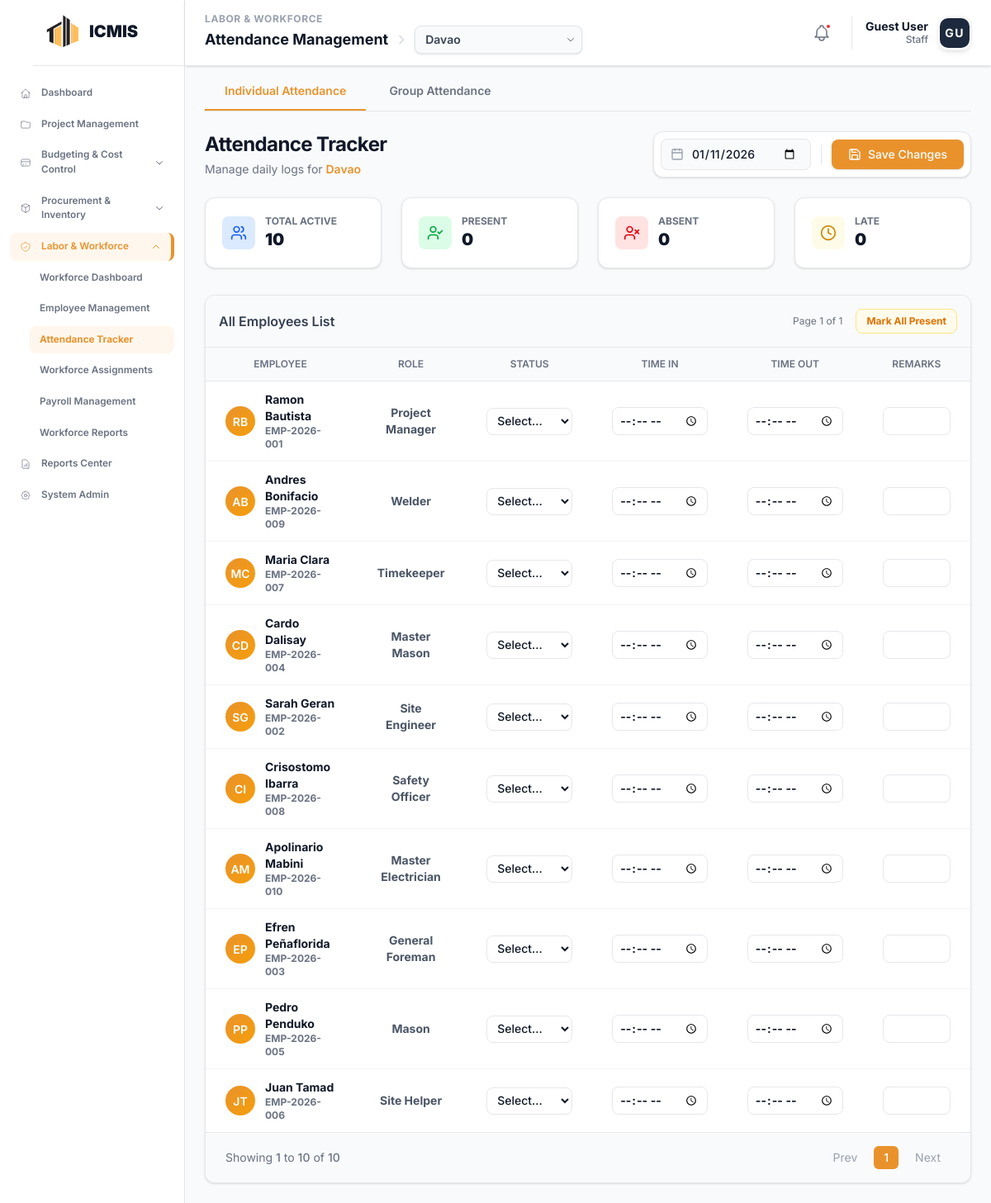
Page /modules/workforce/attendance.php on the committed database.
### tables this page shows
CREATE TABLE `icmis_projects` (
  `project_id` int NOT NULL,
  `project_code` varchar(20) NOT NULL,
  `project_name` varchar(255) NOT NULL,
  `description` text,
  `location` varchar(255) DEFAULT NULL,
  `status` enum('Planning','In Progress','Active','On Hold','Completed','Cancelled') DEFAULT 'Planning',
  `start_date` date DEFAULT NULL,
  `end_date` date DEFAULT NULL,
  `completion_rate` decimal(5,2) DEFAULT '0.00',
  `project_manager_id` int DEFAULT NULL,
  `total_budget` decimal(15,2) DEFAULT '0.00'
);

CREATE TABLE `workforce_employees` (
  `employee_id` int NOT NULL,
  `employee_code` varchar(20) NOT NULL,
  `user_id` int DEFAULT NULL,
  `job_title_id` int DEFAULT NULL,
  `employment_type` varchar(50) DEFAULT 'Full-time',
  `payment_type` varchar(50) DEFAULT 'Monthly',
  `daily_rate` decimal(10,2) DEFAULT '0.00',
  `monthly_salary` decimal(15,2) DEFAULT '0.00',
  `bank_name` varchar(100) DEFAULT NULL,
  `bank_account` varchar(50) DEFAULT NULL,
  `emergency_contact_name` varchar(100) DEFAULT NULL,
  `emergency_contact_phone` varchar(20) DEFAULT NULL,
  `supervisor_id` int DEFAULT NULL,
  `notes` text,
  `first_name` varchar(50) NOT NULL,
  `last_name` varchar(50) NOT NULL,
  `suffix` varchar(10) DEFAULT NULL,
  `gender` enum('Male','Female','Other','Prefer not to say') DEFAULT NULL,
  `birthday` date DEFAULT NULL,
  `email` varchar(100) DEFAULT NULL,
  `phone` varchar(20) DEFAULT NULL,
  `address` text,
  `status` enum('Active','Inactive','Terminated') DEFAULT 'Active',
  `hire_date` date DEFAULT NULL
);

CREATE TABLE `workforce_job_titles` (
  `job_title_id` int NOT NULL,
  `title_name` varchar(100) NOT NULL,
  `department` varchar(50) DEFAULT NULL,
  `description` text,
  `default_daily_rate` decimal(10,2) DEFAULT NULL,
  `default_monthly_salary` decimal(15,2) DEFAULT NULL,
  `is_active` tinyint(1) DEFAULT '1',
  `created_at` timestamp NULL DEFAULT CURRENT_TIMESTAMP,
  `updated_at` timestamp NULL DEFAULT CURRENT_TIMESTAMP ON UPDATE CURRENT_TIMESTAMP
);

### modules/workforce/attendance.php (the view, shortened to what the rows shown need)
<?php
$conn = getWorkforceConnection();
$selected_project_id = getProjectContext($conn);
$projects = [];
$sql_projects = "SELECT project_id, project_code, project_name FROM icmis_projects ORDER BY project_id DESC";
$result_projects = $conn->query($sql_projects);
if ($result_projects) {
    while ($row = $result_projects->fetch_assoc()) {
        $projects[] = $row;
    }
}
$selected_project_name = "All Projects";
if ($selected_project_id > 0) {
    foreach ($projects as $proj) {
        if ($proj['project_id'] == $selected_project_id) {
            $selected_project_name = $proj['project_name'];
            break;
        }
    }
}
$selectedDate = isset($_GET['date']) ? $_GET['date'] : date('Y-m-d');
$limit = 10;
$page = isset($_GET['page']) ? max(1, intval($_GET['page'])) : 1;
$offset = ($page - 1) * $limit;
$individual_employees = [];
$sql = "SELECT e.employee_id, e.employee_code, e.first_name, e.last_name,
        jt.title_name as job_title,
        a.attendance_id, a.time_in, a.time_out, a.status as attendance_status, a.remarks
        FROM workforce_employees e
        LEFT JOIN workforce_job_titles jt ON e.job_title_id = jt.job_title_id
        -- Join attendance for this specific date
        LEFT JOIN workforce_attendance a ON e.employee_id = a.employee_id AND a.attendance_date = ?
        WHERE e.status = 'Active'
        ORDER BY e.last_name ASC LIMIT ? OFFSET ?";
$stmt = $conn->prepare($sql);
$stmt->bind_param("sii", $selectedDate, $limit, $offset);
$stmt->execute();
$res = $stmt->get_result();
while ($row = $res->fetch_assoc()) $individual_employees[] = $row;
?>
<!DOCTYPE html>
<html lang="en">
<head>
    <?php include __DIR__ . '/../../includes/head_assetsv2.php'; ?>
</head>
<body class="bg-gray-50 text-gray-900">
    <?php include __DIR__ . '/../../includes/sidebar.php'; include __DIR__ . '/../../includes/toast.php'; include __DIR__ . '/../../includes/header.php'; ?>
    <main class="ml-56 mt-16 p-6">
        <div class="max-w-7xl mx-auto">
            <div class="flex flex-col md:flex-row md:items-end justify-between gap-4 mb-6">
                <div>
                    <h1 class="text-2xl font-bold tracking-tight text-gray-900">Attendance Tracker</h1>
                    <p class="text-sm text-gray-500 mt-1">Manage daily logs for <span class="font-semibold text-[#e9922c]"><?php echo htmlspecialchars($selected_project_name); ?></span></p>
                </div>
            </div>
            <div id="view-individual">
                <div class="bg-white rounded-xl border border-gray-200 shadow-sm overflow-hidden min-h-[400px]">
                    <table class="w-full">
                        <thead class="bg-gray-50 border-b border-gray-200">
                            <tr>
                                <th class="text-center px-6 py-3 text-xs font-semibold text-gray-500 uppercase">Employee</th>
                                <th class="text-center px-6 py-3 text-xs font-semibold text-gray-500 uppercase">Role</th>
                                <th class="text-center px-6 py-3 text-xs font-semibold text-gray-500 uppercase w-32">Status</th>
                                <th class="text-center px-6 py-3 text-xs font-semibold text-gray-500 uppercase w-32">Time In</th>
                                <th class="text-center px-6 py-3 text-xs font-semibold text-gray-500 uppercase w-32">Time Out</th>
                                <th class="text-center px-6 py-3 text-xs font-semibold text-gray-500 uppercase">Remarks</th>
                            </tr>
                        </thead>
                        <tbody class="divide-y divide-gray-100">
                            <?php if (empty($individual_employees)): ?>
                                <tr>
                                    <td colspan="6" class="px-6 py-12 text-center text-gray-500">
                                        <div class="flex flex-col items-center justify-center">
                                            <div class="w-12 h-12 bg-gray-100 rounded-full flex items-center justify-center mb-3">
                                                <i data-lucide="user-x" class="w-6 h-6 text-gray-400"></i>
                                            </div>
                                            <p class="text-gray-900 font-medium mb-1">No active employees found.</p>
                                        </div>
                                    </td>
                                </tr>
                            <?php else: ?>
                                <?php foreach ($individual_employees as $emp):
                                    $initials = strtoupper(substr($emp['first_name'], 0, 1) . substr($emp['last_name'], 0, 1));
                                    $status = $emp['attendance_status'];
                                    $rowClass = $status === 'Absent' ? 'bg-red-50/50' : ($status === 'Present' ? 'bg-green-50/30' : '');
                                ?>
                                <tr class="hover:bg-gray-50 transition-colors attendance-row <?php echo $rowClass; ?>" data-id="<?php echo $emp['employee_id']; ?>">
                                    <td class="px-6 py-3">
                                        <div class="flex items-center gap-3">
                                            <div class="employee-avatar shrink-0"><?php echo $initials; ?></div>
                                            <div>
                                                <p class="font-bold text-gray-900 text-sm"><?php echo htmlspecialchars($emp['first_name'] . ' ' . $emp['last_name']); ?></p>
                                                <p class="text-xs text-gray-500 font-bold"><?php echo htmlspecialchars($emp['employee_code']); ?></p>
                                            </div>
                                        </div>
                                    </td>
                                    <td class="px-6 py-3 font-bold text-gray-600 text-center text-sm"><?php echo htmlspecialchars($emp['job_title'] ?? '—'); ?></td>
                                    <td class="px-6 py-3 w-20 font-bold text-center"><?php echo renderStatusSelect($status); ?></td>
                                    <td class="px-6 py-3 font-bold"><?php echo renderTimeInput('time_in', $emp['time_in'], $status); ?></td>
                                    <td class="px-6 py-3 font-bold"><?php echo renderTimeInput('time_out', $emp['time_out'], $status); ?></td>
                                    <td class="px-6 py-3 font-bold"><input type="text" name="remarks" value="<?php echo htmlspecialchars($emp['remarks'] ?? ''); ?>" oninput="saveToLocal(this)" class="w-full px-3 py-1.5 border border-gray-200 rounded-lg text-sm outline-none focus:border-[#e9922c]"></td>
                                </tr>
                                <?php endforeach; ?>
                            <?php endif; ?>
                        </tbody>
                    </table>
                </div>
            </div>
        </div>
    </main>
    <?php
    function renderStatusSelect($current) {
        $options = ['Present'=>'text-green-600','Late'=>'text-yellow-600','Absent'=>'text-red-600','On Leave'=>'text-blue-600'];
        $html = '<select name="status" onchange="handleStatusChange(this); saveToLocal(this)" class="w-26 px-2 py-1.5 border border-gray-200 rounded-lg text-sm font-medium focus:ring-2 focus:ring-[#e9922c] outline-none"><option value="" class="text-gray-400">Select...</option>';
        foreach($options as $val=>$class) {
            $sel=($current===$val)?'selected':'';
            $html.="<option value='$val' $sel class='$class'>$val</option>";
        }
        $html.='</select>';
        return $html;
    }
    function renderTimeInput($name, $val, $status) {
        $disabled = ($status === 'Absent' || $status === 'On Leave') ? 'disabled' : '';
        return "<input type='time' name='$name' value='$val' oninput='saveToLocal(this)' class='w-full px-2 py-1.5 border border-gray-200 rounded-lg text-sm focus:border-blue-500 outline-none disabled:bg-gray-100 disabled:text-gray-400' $disabled>";
    }
    ?>
</body>
</html>

### rows in the picture
icmis_projects: project_name "Davao"
workforce_employees: initials "RB", first_name+last_name "Ramon Bautista", employee_code "EMP-2026-001", job_title.title_name "Project Manager"
workforce_employees: initials "AB", first_name+last_name "Andres Bonifacio", employee_code "EMP-2026-009", job_title.title_name "Welder"
workforce_employees: initials "MC", first_name+last_name "Maria Clara", employee_code "EMP-2026-007", job_title.title_name "Timekeeper"
workforce_employees: initials "CD", first_name+last_name "Cardo Dalisay", employee_code "EMP-2026-004", job_title.title_name "Master Mason"
workforce_employees: initials "SG", first_name+last_name "Sarah Geran", employee_code "EMP-2026-002", job_title.title_name "Site Engineer"
workforce_employees: initials "CI", first_name+last_name "Crisostomo Ibarra", employee_code "EMP-2026-008", job_title.title_name "Safety Officer"
workforce_employees: initials "AM", first_name+last_name "Apolinario Mabini", employee_code "EMP-2026-010", job_title.title_name "Master Electrician"
workforce_employees: initials "EP", first_name+last_name "Efren Peñaflorida", employee_code "EMP-2026-003", job_title.title_name "General Foreman"
workforce_employees: initials "PP", first_name+last_name "Pedro Penduko", employee_code "EMP-2026-005", job_title.title_name "Mason"
workforce_employees: initials "JT", first_name+last_name "Juan Tamad", employee_code "EMP-2026-006", job_title.title_name "Site Helper"

### other values in the picture
$pageSection "LABOR & WORKFORCE"
$pageTitle "Attendance Management"
$userName "Guest User"
$userRole "Staff"
$userInitials "GU"
$stats['total'] "10"
$stats['present'] "0"
$stats['absent'] "0"
$stats['late'] "0"
$page "1"
$totalPages "1"
$offset + 1 "1"
min($offset + $limit, $stats['total']) "10"
form field value "Davao"
